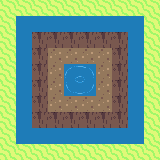

A level layout from a 2D game, rendered from its tile map. Below: a short description, then the map file with its tile-grid data intact:
An orthogonal 10x10 tile map with 16x16 px tiles, 1 tile layer (Ground).

<map version="1.0.0" orientation="orthogonal" renderorder="right-down" width="10" height="10" tilewidth="16" tileheight="16" nextobjectid="1">
 <tileset firstgid="1" name="Overworld" tilewidth="16" tileheight="16" tilecount="1440" columns="40">
  <image source="Overworld.png" width="640" height="576" />
 </tileset>
 <layer name="Ground" width="10" height="10">
  <data>
   <tile gid="162" />
   <tile gid="162" />
   <tile gid="162" />
   <tile gid="162" />
   <tile gid="162" />
   <tile gid="162" />
   <tile gid="162" />
   <tile gid="162" />
   <tile gid="162" />
   <tile gid="162" />
   <tile gid="162" />
   <tile gid="284" />
   <tile gid="284" />
   <tile gid="284" />
   <tile gid="284" />
   <tile gid="284" />
   <tile gid="284" />
   <tile gid="284" />
   <tile gid="284" />
   <tile gid="162" />
   <tile gid="162" />
   <tile gid="284" />
   <tile gid="486" />
   <tile gid="486" />
   <tile gid="486" />
   <tile gid="486" />
   <tile gid="486" />
   <tile gid="486" />
   <tile gid="284" />
   <tile gid="162" />
   <tile gid="162" />
   <tile gid="284" />
   <tile gid="486" />
   <tile gid="1202" />
   <tile gid="1202" />
   <tile gid="1202" />
   <tile gid="1202" />
   <tile gid="486" />
   <tile gid="284" />
   <tile gid="162" />
   <tile gid="162" />
   <tile gid="284" />
   <tile gid="486" />
   <tile gid="1202" />
   <tile gid="19" />
   <tile gid="20" />
   <tile gid="1202" />
   <tile gid="486" />
   <tile gid="284" />
   <tile gid="162" />
   <tile gid="162" />
   <tile gid="284" />
   <tile gid="486" />
   <tile gid="1202" />
   <tile gid="59" />
   <tile gid="60" />
   <tile gid="1202" />
   <tile gid="486" />
   <tile gid="284" />
   <tile gid="162" />
   <tile gid="162" />
   <tile gid="284" />
   <tile gid="486" />
   <tile gid="1202" />
   <tile gid="1202" />
   <tile gid="1202" />
   <tile gid="1202" />
   <tile gid="486" />
   <tile gid="284" />
   <tile gid="162" />
   <tile gid="162" />
   <tile gid="284" />
   <tile gid="486" />
   <tile gid="486" />
   <tile gid="486" />
   <tile gid="486" />
   <tile gid="486" />
   <tile gid="486" />
   <tile gid="284" />
   <tile gid="162" />
   <tile gid="162" />
   <tile gid="284" />
   <tile gid="284" />
   <tile gid="284" />
   <tile gid="284" />
   <tile gid="284" />
   <tile gid="284" />
   <tile gid="284" />
   <tile gid="284" />
   <tile gid="162" />
   <tile gid="162" />
   <tile gid="162" />
   <tile gid="162" />
   <tile gid="162" />
   <tile gid="162" />
   <tile gid="162" />
   <tile gid="162" />
   <tile gid="162" />
   <tile gid="162" />
   <tile gid="162" />
  </data>
 </layer>
</map>
